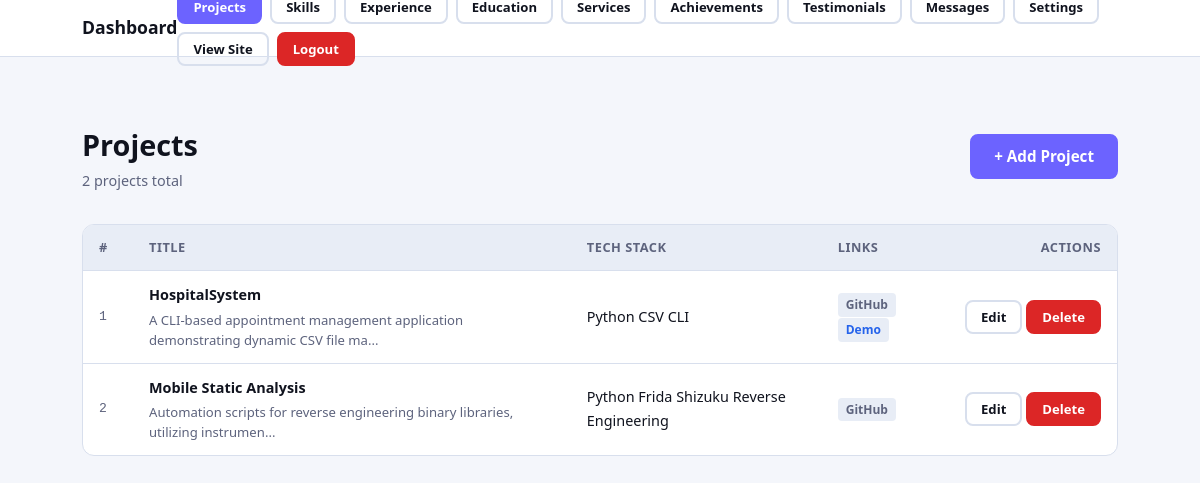
Before: /admin (signed in) with the older database file.
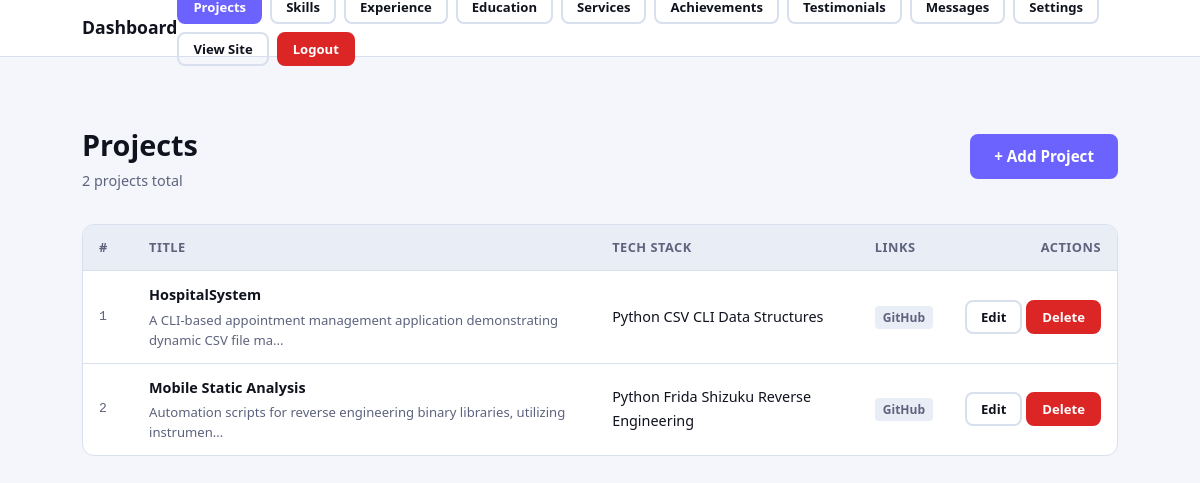
After: the same page with the newer database file.
### tables this page shows
CREATE TABLE projects (
            id              INTEGER PRIMARY KEY AUTOINCREMENT,
            title           TEXT    NOT NULL,
            description     TEXT    NOT NULL,
            tech_stack      TEXT    NOT NULL,
            github_link     TEXT,
            live_demo_link  TEXT,
            certificate_url TEXT,
            image           TEXT,
            created_at      TIMESTAMP DEFAULT CURRENT_TIMESTAMP
        );

### app.py (the view)
@app.route("/admin")
@login_required
def admin_dashboard():
    db = get_db()
    projects = db.execute("SELECT * FROM projects ORDER BY created_at DESC").fetchall()
    return render_template("admin/dashboard.html", projects=projects)

### app.py (called while the page is built)
def get_db():
    if "db" not in g:
        g.db = sqlite3.connect(DATABASE)
        g.db.row_factory = sqlite3.Row
        g.db.execute("PRAGMA foreign_keys = ON")
    return g.db

def get_settings(db=None):
    if db is None:
        db = get_db()
    return db.execute("SELECT * FROM site_settings WHERE id = 1").fetchone()

@app.context_processor
def inject_globals():
    try:
        settings = get_settings()
        unread = get_db().execute(
            "SELECT COUNT(*) FROM messages WHERE is_read = 0"
        ).fetchone()[0]
    except Exception:
        settings = None
        unread = 0
    return dict(settings=settings, unread_count=unread)

def login_required(view):
    @functools.wraps(view)
    def wrapped(**kwargs):
        if not session.get("admin_logged_in"):
            flash("Please log in to access the dashboard.", "warning")
            return redirect(url_for("admin_login"))
        return view(**kwargs)
    return wrapped

### templates/admin/dashboard.html (shortened to what the changed rows need)
{% extends "base.html" %}
{% block body %}
<main class="admin-main">
    <div class="container">
        <div class="admin-header">
            <div>
                <h1 class="admin-header__title">Projects</h1>
            </div>
        </div>
        {% if projects %}
        <div class="table-wrap">
            <table class="admin-table">
                <thead>
                    <tr>
                        <th style="width:50px;">#</th>
                        <th>Title</th>
                        <th>Tech Stack</th>
                        <th>Links</th>
                        <th style="width:160px; text-align:right;">Actions</th>
                    </tr>
                </thead>
                <tbody>
                    {% for p in projects %}
                    <tr>
                        <td class="cell-id">{{ p.id }}</td>
                        <td>
                            <strong>{{ p.title }}</strong>
                            <p class="cell-desc">{{ p.description[:80] }}{% if p.description|length > 80 %}...{% endif %}</p>
                        </td>
                        <td>
                            <div class="card__tags">
                                {% for tech in p.tech_stack.split(',') %}
                                <span class="tag tag--sm">{{ tech.strip() }}</span>
                                {% endfor %}
                            </div>
                        </td>
                        <td>
                            {% if p.github_link %}<a href="{{ p.github_link }}" target="_blank" class="link-badge">GitHub</a>{% endif %}
                            {% if p.live_demo_link %}<a href="{{ p.live_demo_link }}" target="_blank" class="link-badge link-badge--blue">Demo</a>{% endif %}
                        </td>
                        <td>
                            <div class="cell-actions">
                                <a href="{{ url_for('admin_edit_project', project_id=p.id) }}" class="btn btn--sm btn--outline">Edit</a>
                                <form method="POST" action="{{ url_for('admin_delete_project', project_id=p.id) }}"
                                      style="display:inline;" onsubmit="return confirm('Delete &quot;{{ p.title }}&quot;?');">
                                    <button type="submit" class="btn btn--sm btn--danger">Delete</button>
                                </form>
                            </div>
                        </td>
                    </tr>
                    {% endfor %}
                </tbody>
            </table>
        </div>
        {% else %}
        <div class="empty-state">
            <p>No projects yet.</p>
            <a href="{{ url_for('admin_add_project') }}" class="btn btn--primary">Add your first project</a>
        </div>
        {% endif %}
    </div>
</main>
{% endblock %}

Changed rows visible on the page:
changed projects "HospitalSystem": no longer shows "Demo"
Other visible differences:
new list line: "Data Structures"
